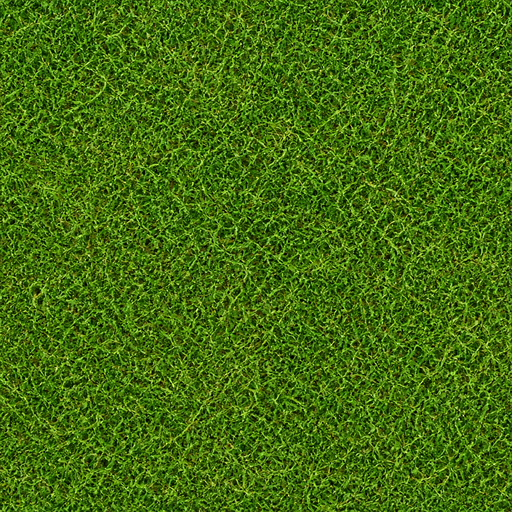
#> input picture Assets/Resources/Art/grass.png, 512 x 512 px
$ python art0-leaf-tile-ab.py ../Assets/Resources/Art/grass.png ../Assets/Resources/Art/grass.png ../Assets/Resources/Art/grass.png 5 ../Assets/Resources/Art/grass.png
#> lines starting #> are read from the running program, lines starting #| are printed output that depends on the picture
"""ART-0 28th pass - a blind pairwise panel of two leaf tiles, each drawn 2 x 2.

The gallery's material row shows a 1 x 1 m swatch of a texture dressed at a 0.5 m period,
i.e. exactly a 2 x 2 repeat - the hardest case for a tiling material and the one the reads
judged. This builds that swatch for two candidate tiles, side by side, with the sides chosen
by a seed, and writes a map file next to the panel. The map is opened AFTER the read.

Run: python Tools/art0-leaf-tile-ab.py LEFT.png RIGHT.png OUT.png SEED [tag]
"""
import pathlib
import random
import sys

from PIL import Image, ImageDraw

ROOT = pathlib.Path(__file__).resolve().parent.parent
SWATCH = 512        # one tile on screen: a 1 x 1 m swatch of a 0.5 m material is 2 x 2 tiles
GAP = 24
BAR = 16


def swatch(path):
#> called with path = '../Assets/Resources/Art/grass.png'
    tile = Image.open(path).convert("RGB").resize((SWATCH, SWATCH), Image.LANCZOS)
#> tile is the input picture: PIL image 512x512 RGB; mean R, G, B 68.3, 109, 15.6
    out = Image.new("RGB", (SWATCH * 2, SWATCH * 2))
#> out: PIL image 1024x1024 RGB; every value is 0
    for ty in range(2):
        for tx in range(2):
            out.paste(tile, (tx * SWATCH, ty * SWATCH))
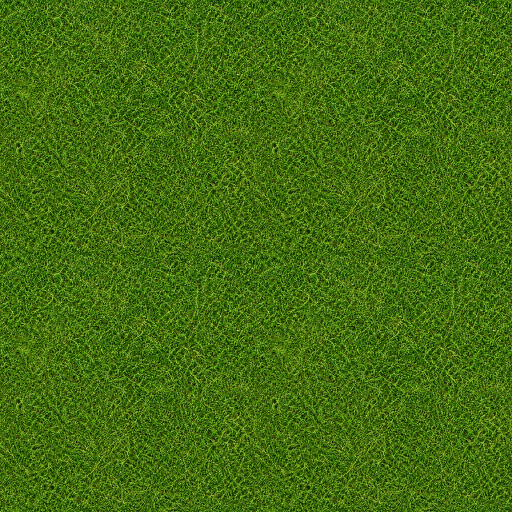
#> out: PIL image 1024x1024 RGB (shown at 1/2 size); mean R, G, B 68.3, 109, 15.6
    return out


def main():
    a, b, out_path, seed = sys.argv[1], sys.argv[2], sys.argv[3], int(sys.argv[4])
    tag = sys.argv[5] if len(sys.argv) > 5 else ""
    rng = random.Random(seed)
    left_is_a = rng.random() < 0.5
    left, right = (a, b) if left_is_a else (b, a)
    la, ra = swatch(left), swatch(right)
    h = max(la.height, ra.height)
#> h = 1024
    panel = Image.new("RGB", (la.width + GAP + ra.width, h), (24, 24, 24))
#> panel: PIL image 2072x1024 RGB; every value is 24
    panel.paste(la, (0, 0))
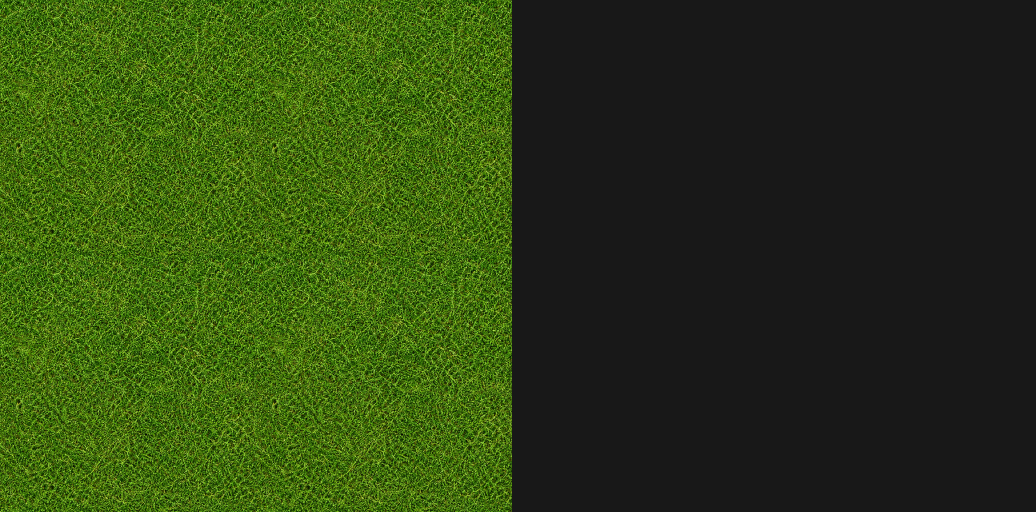
#> panel: PIL image 2072x1024 RGB (shown at 1/2 size); mean R, G, B 45.9, 66, 19.8
    panel.paste(ra, (la.width + GAP, 0))
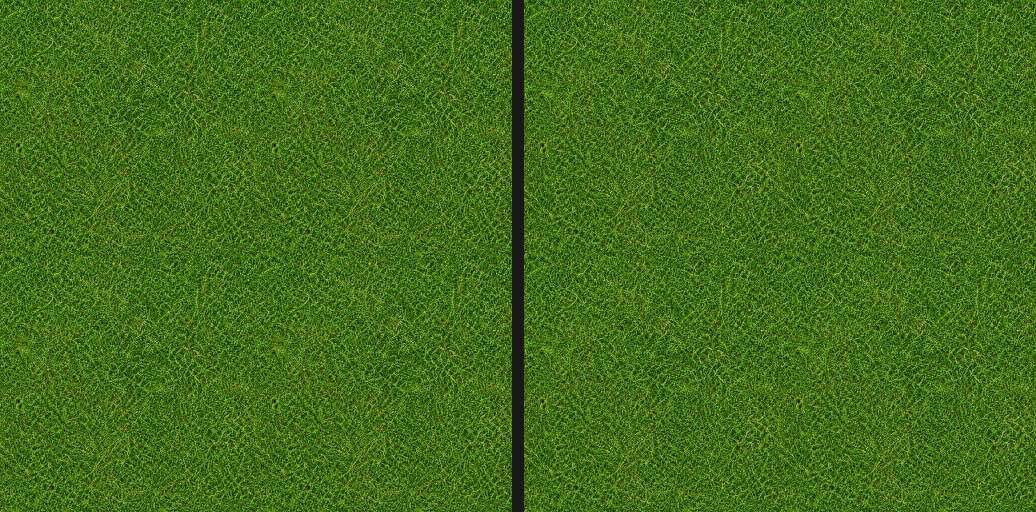
#> panel: PIL image 2072x1024 RGB (shown at 1/2 size); mean R, G, B 67.8, 108, 15.7
    d = ImageDraw.Draw(panel)
    d.rectangle([0, 0, 8, BAR], fill=(255, 255, 255))
    d.rectangle([la.width + GAP, 0, la.width + GAP + 8, BAR], fill=(255, 255, 255))
    d.rectangle([la.width, 0, la.width + GAP - 1, h], fill=(255, 255, 255))
    panel.save(out_path)
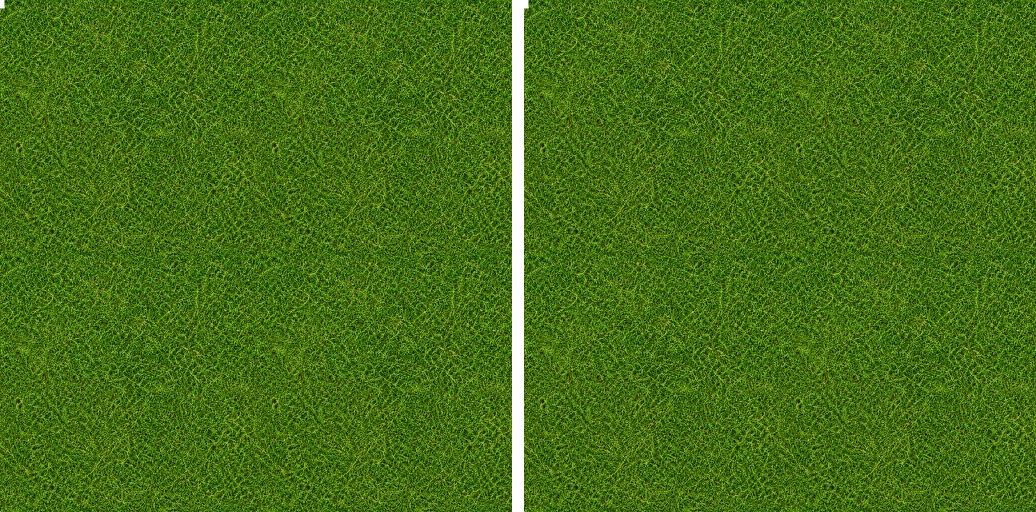
#> saved as grass.png: PIL image 2072x1024 RGB (shown at 1/2 size); mean R, G, B 70.5, 110.7, 18.4
    print("PANEL %s  %dx%d  seed %d" % (out_path, panel.width, panel.height, seed))
#| PANEL ../Assets/Resources/Art/grass.png  2072x1024  seed 5
    print("  left  = %s" % pathlib.Path(left).name)
    print("  right = %s" % pathlib.Path(right).name)
    if tag:
        mapfile = pathlib.Path(out_path).with_suffix("").as_posix() + "-map.txt"
        with open(mapfile, "w", encoding="utf-8") as fh:
            fh.write("left  = %s\nright = %s\nseed = %d\ntag = %s\n"
                     % (left, right, seed, tag))
        print("  map written after the read: %s" % mapfile)
    return 0


if __name__ == "__main__":
    sys.exit(main())
#> (the program exits here)
